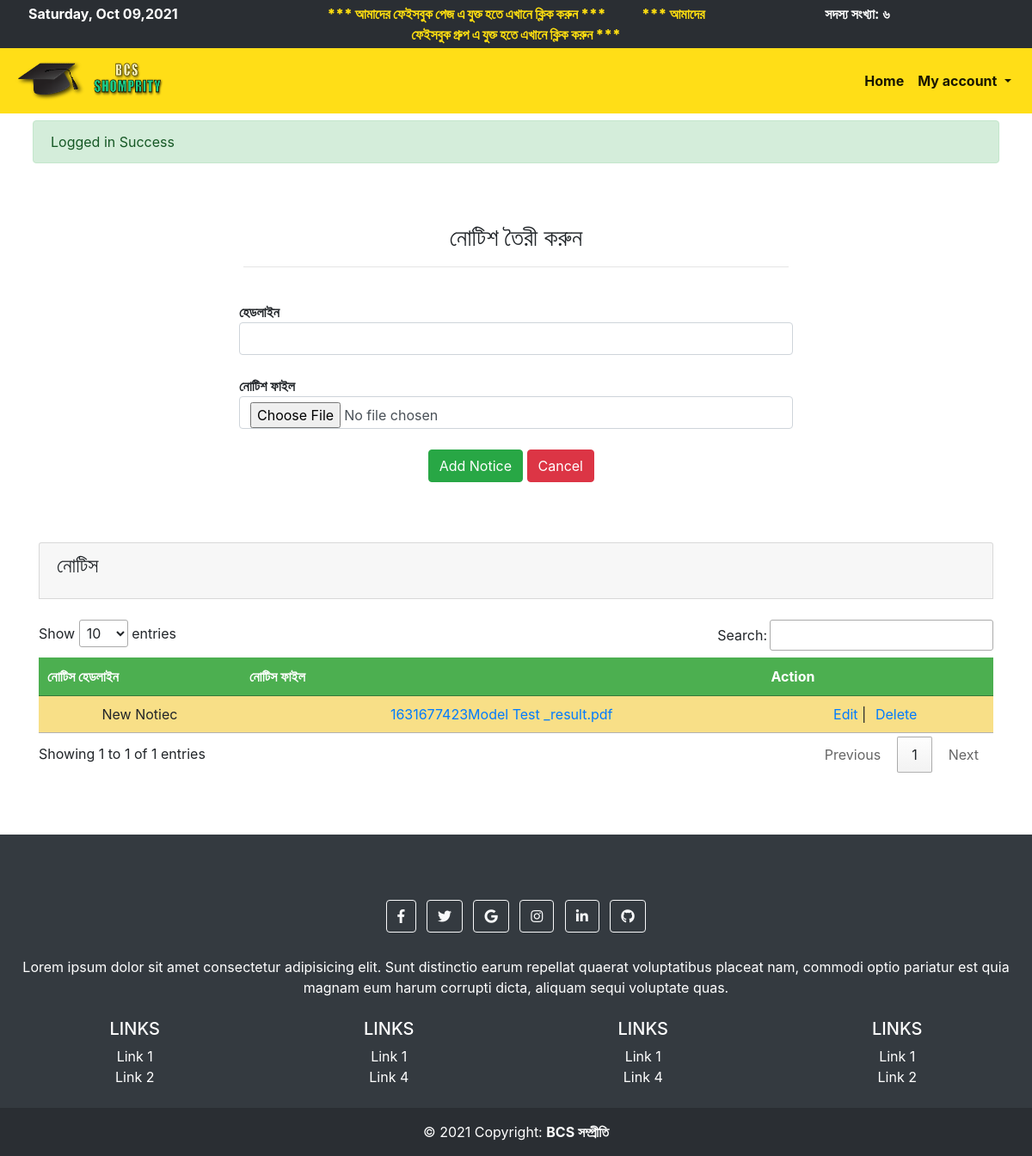
The page /admin/notice (signed in) on the database its author committed.
### tables this page shows
CREATE TABLE `notice` (
  `id` int(11) NOT NULL,
  `notice` varchar(255) NOT NULL,
  `notice_file_name` varchar(255) DEFAULT NULL,
  `created_at` timestamp NOT NULL DEFAULT current_timestamp(),
  `updated_at` timestamp NOT NULL DEFAULT current_timestamp() ON UPDATE current_timestamp()
);

### link/dbname.php (called while the page is built, shortened)
<?php
$NOTICE_SRC = '../storage/notice/';
$NOTICE = 'notice';

### admin/notice.php (the view, shortened to what this page needs)
<?php include'toplayout.php';
$data = all($NOTICE);
?>
<div class="container align-items-center">
    <div class="new_model_test_box">
        <h3 class="text-center">নোটিশ তৈরী করুন</h3>
        <hr>
        <br>
        <form action="../link/add_notice.php"enctype="multipart/form-data" method="post">
  <div class="form-row">
      <strong> হেডলাইন </strong>&nbsp &nbsp
      <input autocomplete="off" class="form-control" type="text" name="heading" required />
  </div>
  <br>
  <div class="form-row">
      <strong> নোটিশ ফাইল </strong>
      <input type="file"name="notice_file"class="form-control"accept=".img,.png,.webp,.gif,.jpg,.jpeg,.pdf,.doc,.docx,application/msword,application/vnd.openxmlformats-officedocument.wordprocessingml.document">
  </div>
  <br>
  <div class="form-row">
    <div class="col-md-4"></div>
    <div class="col-md-4">
      <input type="submit" class="btn btn-success" name="add_notice" value="Add Notice">
      <a href="home" class="btn btn-danger">Cancel</a>
    </div>
    <div class="col-md-4"></div>
  </div>
  </form>
    </div>
</div>
<br>
<div class="container">
    <div class=" card card-header">
        <h4 class="card-title text-center" style="display: flex"> নোটিস</h4>
    </div>
    <br>
    <table class="category_table text-center" id="table_id">
        <thead>
            <tr>
                <th> নোটিস হেডলাইন </th>
                <th> নোটিস ফাইল </th>
                <th> Action </th>
            </tr>
        </thead>
        <?php  foreach ($data as $row) { ?>
        <tr>
            <td>
               <?php echo $row['notice']; ?>
            </td>
          <td>
          <a href="<?php echo $NOTICE_SRC.$row['notice_file_name']; ?>"><?php echo $row['notice_file_name']; ?></a>
          </td>
          <td>
            <form action="../link/delete_notice.php" method="post" enctype="multipart/form">
            <a href="edit_notice.php?id=<?php echo $row['id'];?>">Edit</a> |
            <input type="submit" class="bg-transparent text-primary border-0"value="Delete" name="delete_notice">
            </form>
          </td>
        </tr>
        <?php  } ?>
    </table>
    <br>
    <br>
</div>
<br>
<?php include 'bottomlayout.php'; ?>

### rows shown on the page
notice: notice "New Notiec", notice_file_name "1631677423Model Test _result.pdf"

### other values the page prints
englishToBangla($totalmember) "৬"
$_SESSION['message'] "Logged in Success"
